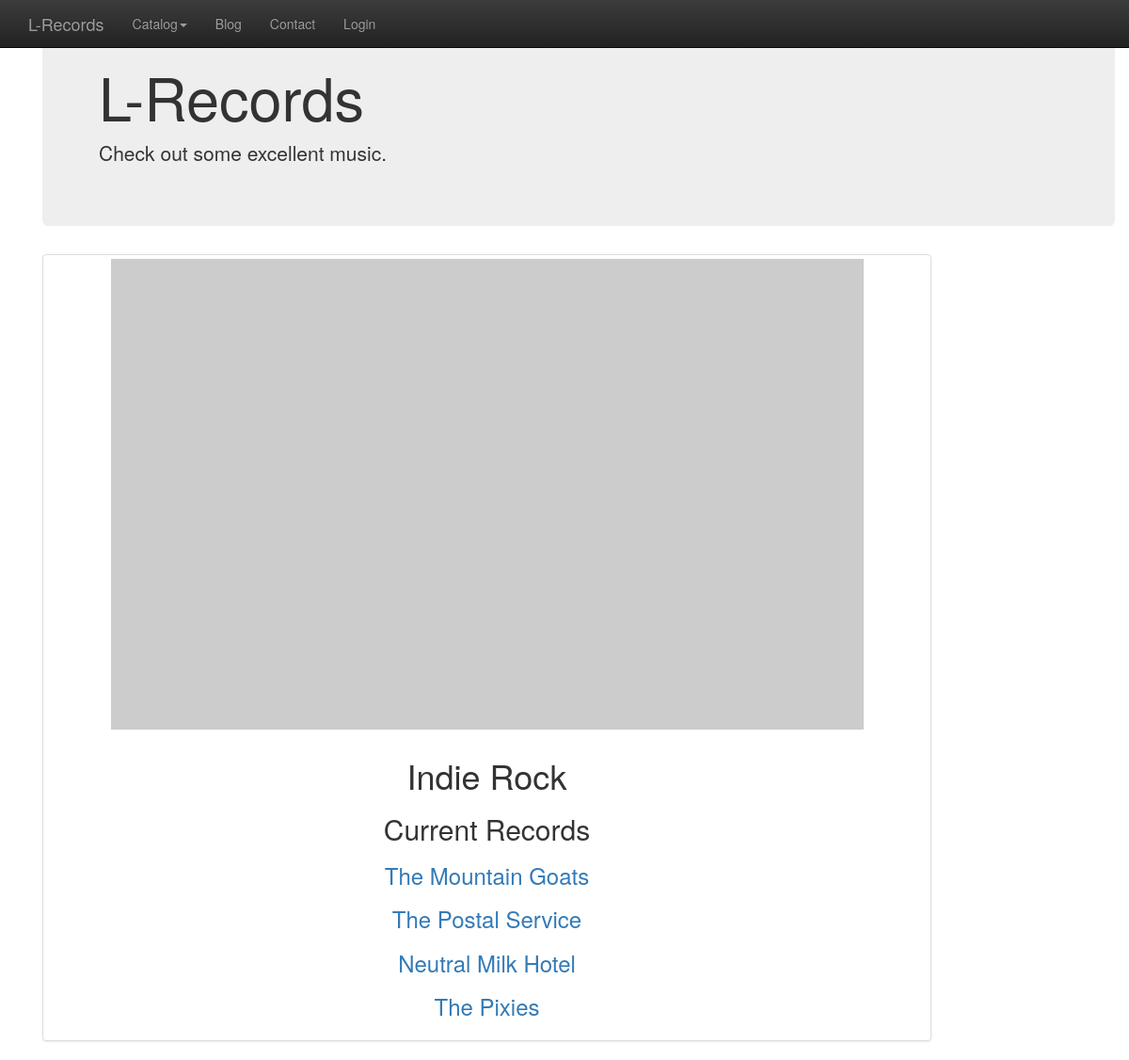
The app's page /genres/5/, older data.
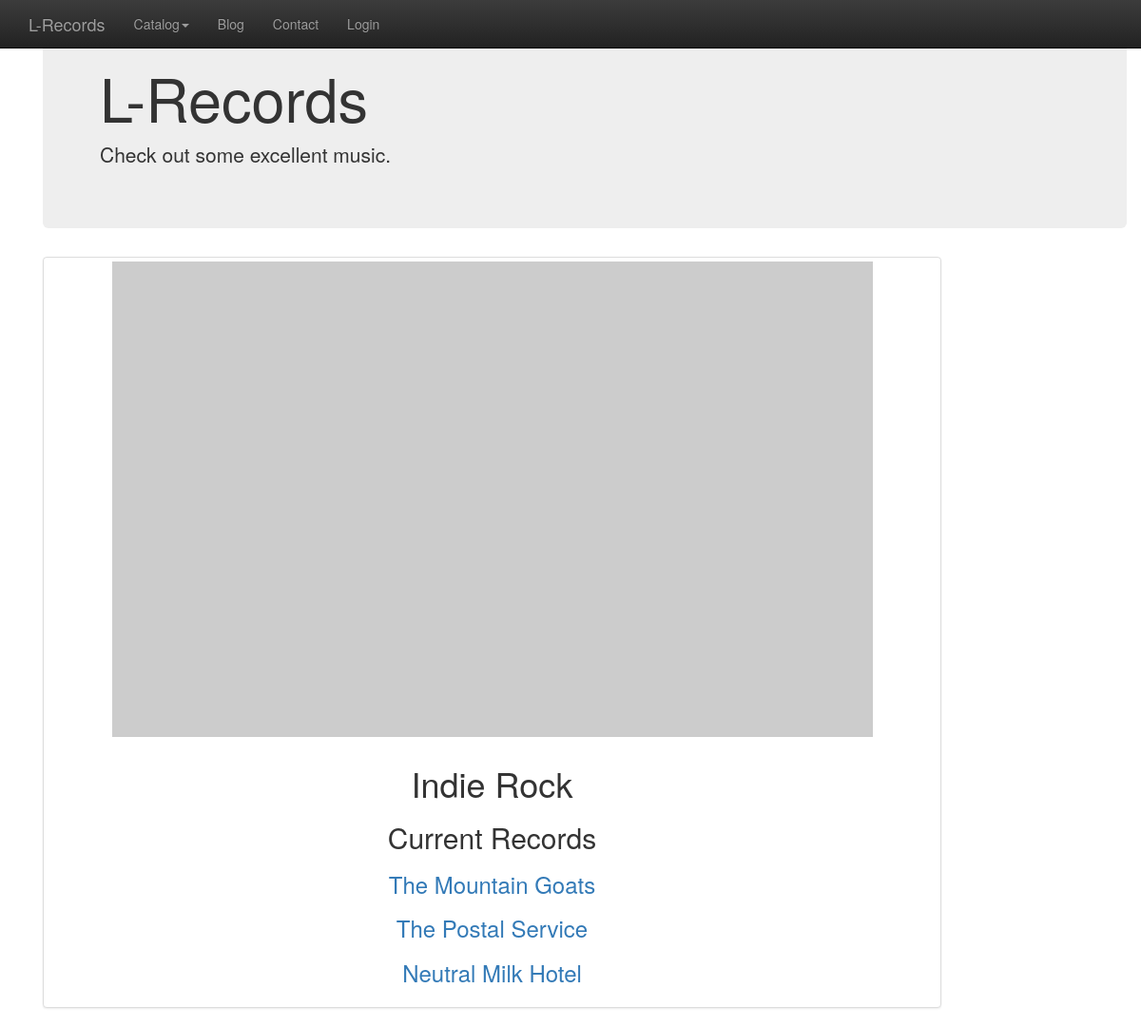
The same page, newer data.
### app/records/record_model.py (models this page shows, shortened)
class Base(db.Model):
	__abstract__ = True
	id = db.Column(db.Integer, primary_key=True)
	date_created  = db.Column(db.DateTime, default=db.func.current_timestamp())
	date_modified = db.Column(db.DateTime, default=db.func.current_timestamp(), onupdate=db.func.current_timestamp())

class Artist(Base):
	__tablename__ = 'artist'
	id = db.Column(db.Integer, primary_key=True)
	artist_name = db.Column(db.String(250), nullable=False)
	genre_id = db.Column(db.Integer, ForeignKey('genre.id'))
	genre = db.relationship(Genre)

### app/records/record_controllers.py (the view)
@recordBase.route('/genres/<int:genre_id>/', methods=['GET', 'POST'])
def showGenreInfo(genre_id):
    genre = db.session.query(Genre).filter_by(id=genre_id).one()
    artists = db.session.query(Artist).filter_by(genre_id=genre_id).all()
    if 'username' not in login_session:
        return render_template("genres/genre_info.html", genre = genre, artists = artists, loggedIn = False)
    else:
        return render_template("genres/genre_info.html", genre = genre, artists = artists, loggedIn = True)

### app/templates/genres/genre_info.html
{% extends "main.html" %} {% block content %} {% include "header.html" %}
<div class="row text-center">
            <div class="col-md-10 col-sm-10 hero-feature">
                <div class="thumbnail">
                    <img src="http://placehold.it/800x500" alt="">
                    <div class="caption">
                        <h1>{{genre.genre_name}}</h1>
                        <h2>Current Records</h2>
                        {% for artist in artists %}
                        <h3><a href="/artists/{{ artist.id }}">{{ artist.artist_name }}</a></h3>
                        {% endfor %}
                    </div>
                </div>
            </div>
    <div class="col-md-1 col-sm-1 hero-feature"></div>
{% endblock %}

Row changes from the older to the newer data that the page shows:
removed Artist: artist_name "The Pixies"
